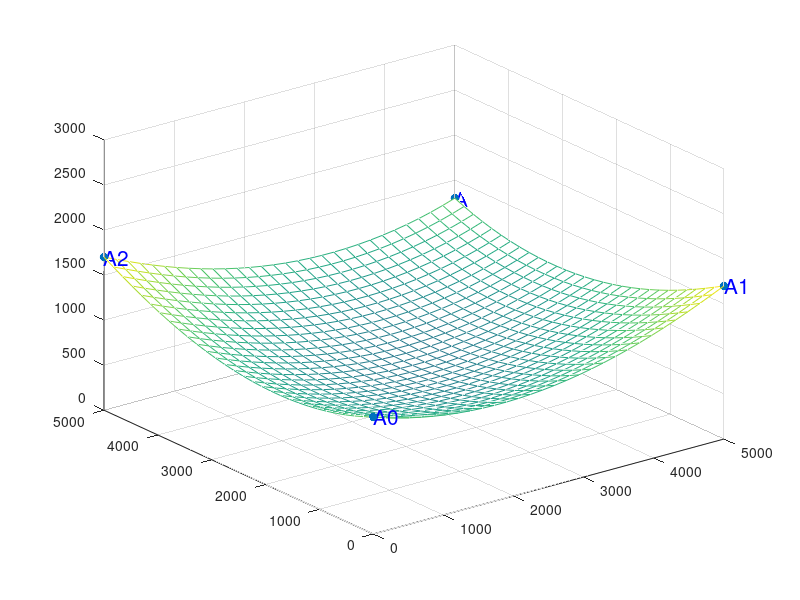

MATLAB code to generate this figure: (Note: this script raises an error after producing the figure.)
x=[0  5000  0   5000    ];
y=[0   0   5000 5000       ];
z=[1300  1700  1700  1300    ];

scatter3(x,y,z,'filled')
hold on;
%%
[xx,yy] = meshgrid(linspace(min(x),max(x),30),linspace(min(y),max(y),30));

zz = griddata(x,y,z,xx(:),yy(:),'v4');

zz = reshape(zz,size(xx));

mesh(xx,yy,zz)

hold on
ha=gca;

text(0,0,1300,'A0','FontSize',15,'color','b');
text(5000,0,1700,'A1','FontSize',15,'color','b');
text(0,5000,1700,'A2','FontSize',15,'color','b');
text(5000,5000,1300,'A3','FontSize',15,'color','b');

ha=gca;
set(ha,'xlim',[0,5000])%将x轴上的取值范围设置为[x1,x2]

set(ha,'ylim',[0,5000])%将y轴上的取值范围设置为[y1,y2]

set(ha,'zlim',[0,3000])%将z轴上的取值范围设置为[z1,z2]
%%
plot3(x,y,z,'*')
for i=1:length(result)
    i_XYZ = result(i,:)
    plot3(i_XYZ(1,1),i_XYZ(1,2),i_XYZ(1,3), '.', 'color','b')
end
% plot(result)

xlabel('x')

ylabel('y')

zlabel('z')
title('实验场景1 任务5')

%













